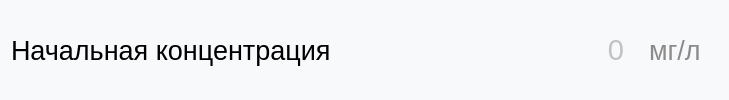
                     <widget class="QWidget" name="widget_60" native="true">
                      <property name="font">
                       <font>
                        <pointsize>36</pointsize>
                       </font>
                      </property>
                      <property name="styleSheet">
                       <string notr="true">border-radius: 8px;
background-color:rgb(248, 249, 251);
color: rgb(140, 139, 139);</string>
                      </property>
                      <layout class="QHBoxLayout" name="horizontalLayout_98">
                       <item>
                        <widget class="QLabel" name="temperature_3">
                         <property name="minimumSize">
                          <size>
                           <width>0</width>
                           <height>0</height>
                          </size>
                         </property>
                         <property name="maximumSize">
                          <size>
                           <width>16777215</width>
                           <height>16777215</height>
                          </size>
                         </property>
                         <property name="font">
                          <font>
                           <pointsize>20</pointsize>
                          </font>
                         </property>
                         <property name="styleSheet">
                          <string notr="true">background-color:rgb(248, 249, 251);
color: rgb(0, 0, 0);
margin-right: 0px;
</string>
                         </property>
                         <property name="inputMethodHints">
                          <set>Qt::ImhNone</set>
                         </property>
                         <property name="text">
                          <string>Начальная концентрация</string>
                         </property>
                         <property name="wordWrap">
                          <bool>true</bool>
                         </property>
                        </widget>
                       </item>
                       <item>
                        <widget class="QLineEdit" name="value_start">
                         <property name="minimumSize">
                          <size>
                           <width>0</width>
                           <height>0</height>
                          </size>
                         </property>
                         <property name="font">
                          <font>
                           <family>MS Shell Dlg 2</family>
                           <pointsize>22</pointsize>
                           <weight>50</weight>
                           <italic>false</italic>
                           <bold>false</bold>
                           <strikeout>false</strikeout>
                          </font>
                         </property>
                         <property name="layoutDirection">
                          <enum>Qt::LeftToRight</enum>
                         </property>
                         <property name="styleSheet">
                          <string notr="true">background-color:rgb(248, 249, 251);
color: rgb(140, 139, 139);
outline: 0px;
padding-left: 10px;
margin-left: 20px;
margin-right: 10px;
border-top-left-radius: 0px;
border-bottom-left-radius: 00px;
border: none;

</string>
                         </property>
                         <property name="alignment">
                          <set>Qt::AlignRight|Qt::AlignTrailing|Qt::AlignVCenter</set>
                         </property>
                         <property name="placeholderText">
                          <string>0</string>
                         </property>
                        </widget>
                       </item>
                       <item>
                        <widget class="QLabel" name="dimension_temperature_3">
                         <property name="font">
                          <font>
                           <pointsize>20</pointsize>
                          </font>
                         </property>
                         <property name="styleSheet">
                          <string notr="true">margin-right: 10px;
</string>
                         </property>
                         <property name="text">
                          <string>мг/л</string>
                         </property>
                        </widget>
                       </item>
                      </layout>
                     </widget>
